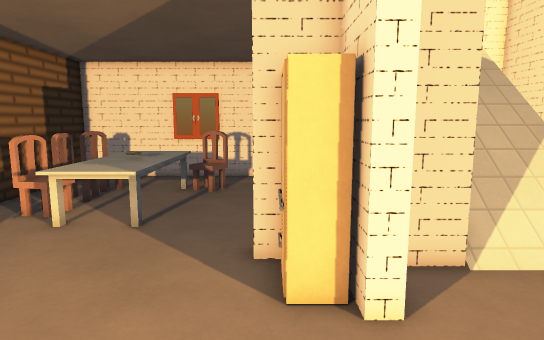
[1] (above)

16 first-person views from a walk through a level from a Godot 3-D game. The camera is 1.5 m above the floor, tilts 8° down and sees 75° across. The floor is counted in squares, 0.5 m on a side. Each view is taken from the middle of a square. On the plan, view 1 faces up. The plan holds only what a view shows up to about 20 squares ahead; the rest is blank. The place goes on beyond the plan. Some surface patterns are stand-ins.

[2]
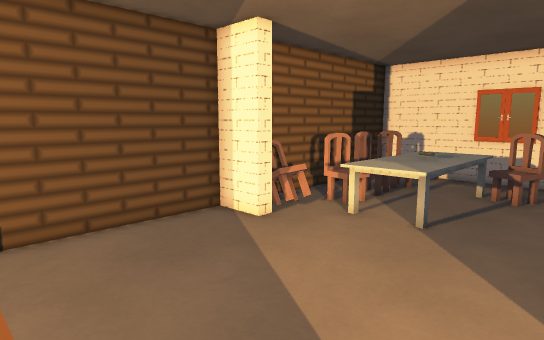

[3]
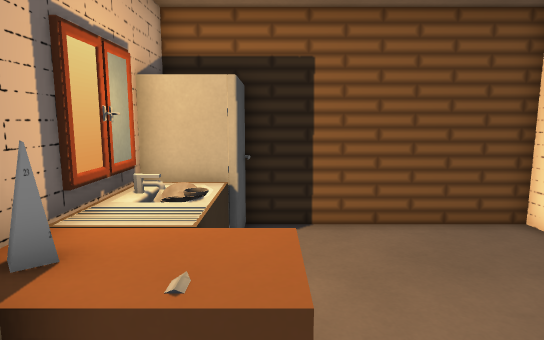

[4]
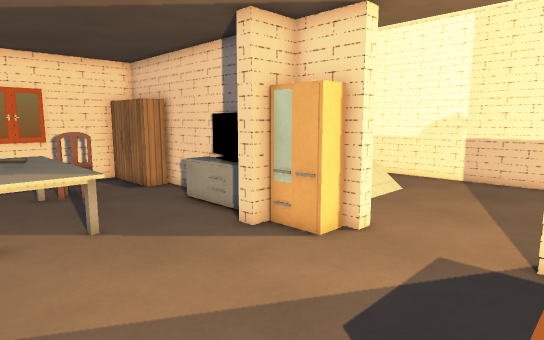

[5]
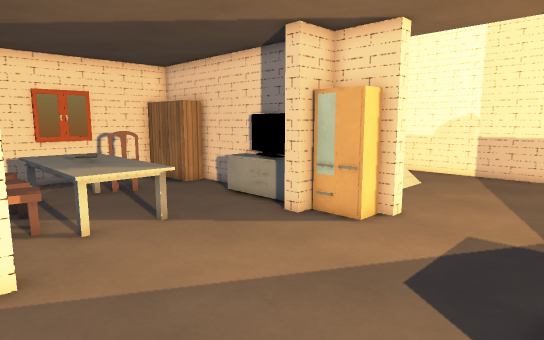

[6]
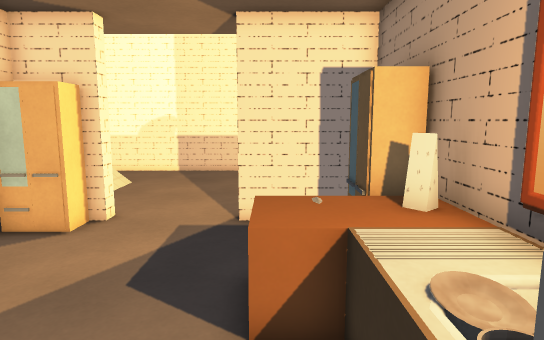

[7]
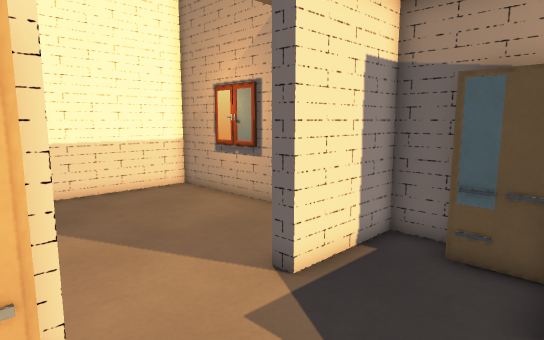

[8]
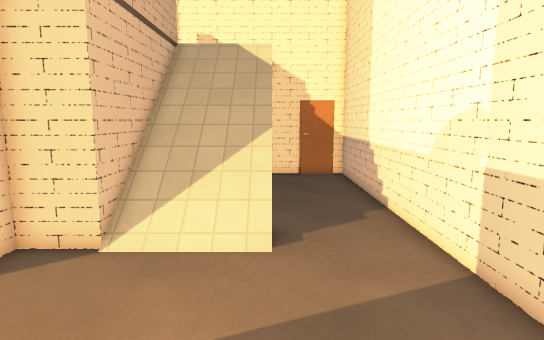

[9]
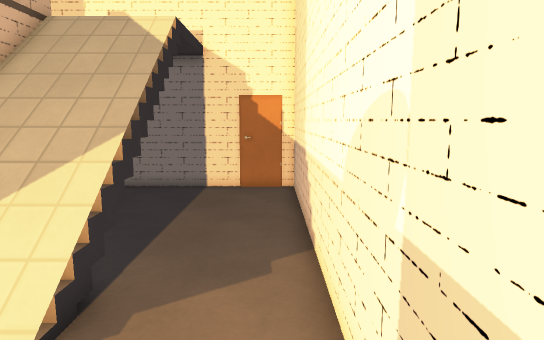

[10]
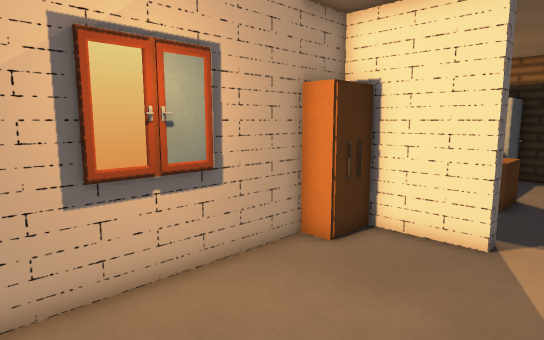

[11]
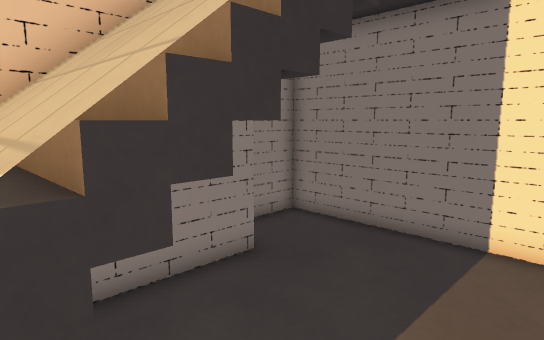

[12]
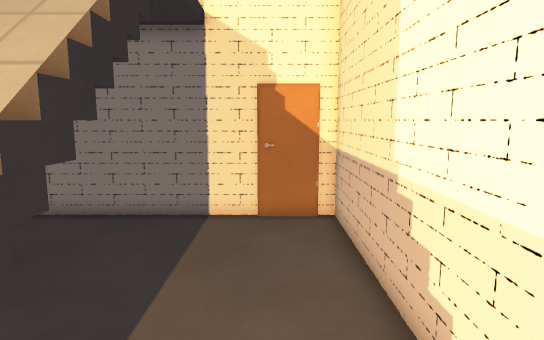

[13]
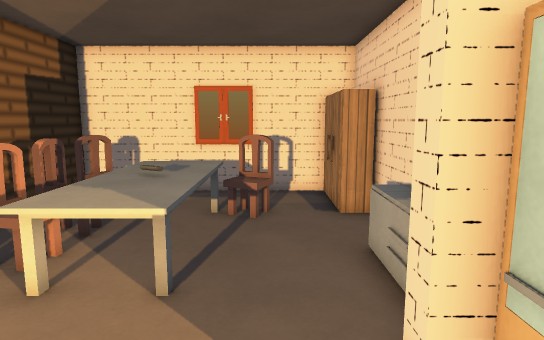

[14]
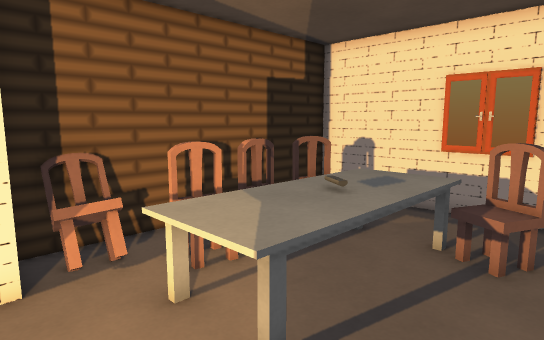

[15]
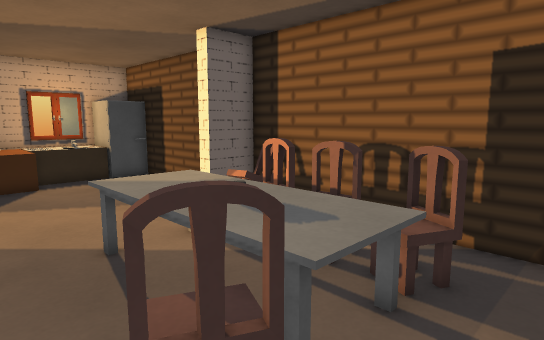

[16]
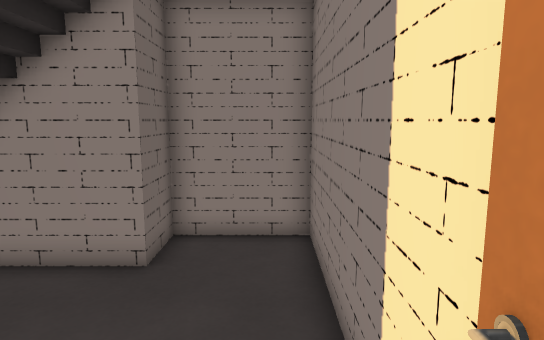

### Floor plan
Key: @ floor where view 1 was taken; # wall or solid block; . floor; / step, stairs or slope; = window, fence, low wall or low ledge; ^ raised ledge; C chair; T table; F fridge; W wardrobe; O other object.
Columns run from 10 left of view 1 to 12 right of it. Each row starts with its distance up from view 1.
 19 #######################
 18 #.........W #.........#
 17 #.........W #.........#
 16 #.CCTTTCC.W##.........#
 15 #.CCTTTCC.WW###.......#
 14 #.CCTTT....## #.......#
 13 #.CCTTT....#  #.......#
 12 #.CCTTT....#  #/// ...#
 11 #.CCTTT...^#  #////...#
 10 #CC.TTT...=#  #////...#
  9 #CC.TTT...##  #///=...#
  8 ###.......#   #///=...#
  7 ###.......#####////...#
  6 #.........###.........#
  5 #..........##.........#
  4 #.....................#
  3 #.....................#
  2 #.....................#
  1 #..........##.........#
  0 #.....^^..@##.........#
 -1 #F#=^^^^=..##.........#
 -2 FFFO^^^^#####WW.......#
 -3   ##########  W########

Positions as (right, up) in squares from view 1, and headings:
1: (0, 0), facing up
2: (0, 0), facing up-left
3: (0, 0), facing left
4: (-7, 0), facing up-right
5: (-9, 0), facing up-right
6: (-9, 0), facing right
7: (-3, 6), facing down-right
8: (8, -1), facing up
9: (11, 3), facing up
10: (11, 3), facing down-left
11: (10, 10), facing up-left
12: (10, 8), facing up
13: (-2, 4), facing up
14: (-1, 7), facing up-left
15: (-1, 18), facing down-left
16: (11, 18), facing left
